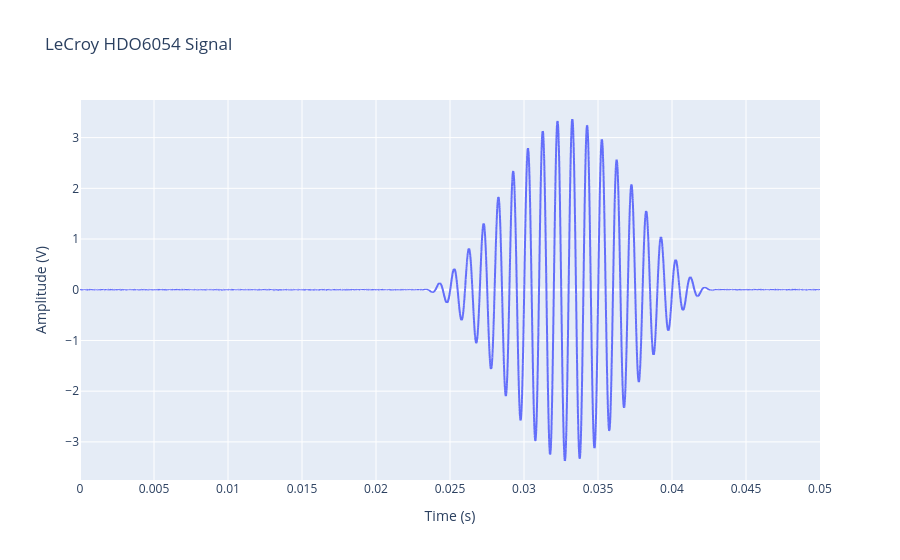

Here is the notebook cell this chart was saved with:
### Code cell
fig = px.line(df, x='Time (s)', y='Amplitude (V)', title='LeCroy HDO6054 Signal')
fig.show()

### Figure 1 — Plotly figure (JSON) as saved in the notebook; plotly's stock layout.template omitted (floating-point values rounded to 4 significant figures; data arrays with more than 128 entries replaced by an {"elided": "..."} marker saying what was removed)
{"data": [{"hovertemplate": "Time (s)=%{x}<br>Amplitude (V)=%{y}<extra></extra>", "legendgroup": "", "line": {"color": "#636efa", "dash": "solid"}, "marker": {"symbol": "circle"}, "mode": "lines", "name": "", "showlegend": false, "type": "scattergl", "x": {"elided": "50002 float values"}, "xaxis": "x", "y": {"elided": "50002 float values"}, "yaxis": "y"}], "layout": {"legend": {"tracegroupgap": 0}, "title": {"text": "LeCroy HDO6054 Signal"}, "xaxis": {"anchor": "y", "domain": [0, 1], "title": {"text": "Time (s)"}}, "yaxis": {"anchor": "x", "domain": [0, 1], "title": {"text": "Amplitude (V)"}}}}
